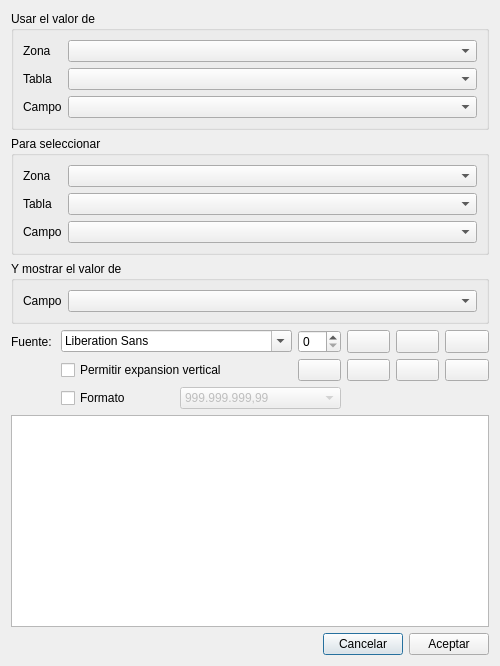
<?xml version="1.0" encoding="UTF-8"?>
<ui version="4.0">
 <class>editRelationalField</class>
 <widget class="QDialog" name="editRelationalField">
  <property name="geometry">
   <rect>
    <x>0</x>
    <y>0</y>
    <width>500</width>
    <height>666</height>
   </rect>
  </property>
  <property name="windowTitle">
   <string>Dialog</string>
  </property>
  <layout class="QGridLayout" name="gridLayout_4">
   <item row="5" column="2" colspan="2">
    <widget class="QComboBox" name="comobFormato">
     <property name="enabled">
      <bool>false</bool>
     </property>
     <item>
      <property name="text">
       <string>999.999.999,99</string>
      </property>
     </item>
     <item>
      <property name="text">
       <string>999,999,999.99</string>
      </property>
     </item>
     <item>
      <property name="text">
       <string>999999999,99</string>
      </property>
     </item>
     <item>
      <property name="text">
       <string>999999999.99</string>
      </property>
     </item>
     <item>
      <property name="text">
       <string>999.999.999,999</string>
      </property>
     </item>
     <item>
      <property name="text">
       <string>999.999.999,9999</string>
      </property>
     </item>
    </widget>
   </item>
   <item row="4" column="4">
    <widget class="QPushButton" name="btnLeft">
     <property name="maximumSize">
      <size>
       <width>43</width>
       <height>24</height>
      </size>
     </property>
     <property name="text">
      <string/>
     </property>
     <property name="icon">
      <iconset resource="resource.qrc">
       <normaloff>:/icons/text_align_left.png</normaloff>:/icons/text_align_left.png</iconset>
     </property>
     <property name="autoDefault">
      <bool>false</bool>
     </property>
    </widget>
   </item>
   <item row="4" column="3">
    <widget class="QPushButton" name="btnColor">
     <property name="maximumSize">
      <size>
       <width>43</width>
       <height>24</height>
      </size>
     </property>
     <property name="text">
      <string/>
     </property>
     <property name="icon">
      <iconset resource="resource.qrc">
       <normaloff>:/icons/font.png</normaloff>:/icons/font.png</iconset>
     </property>
     <property name="autoDefault">
      <bool>false</bool>
     </property>
    </widget>
   </item>
   <item row="2" column="0" colspan="7">
    <widget class="QGroupBox" name="groupBox_3">
     <property name="title">
      <string>Y mostrar el valor de</string>
     </property>
     <layout class="QGridLayout" name="gridLayout_3">
      <item row="0" column="0">
       <widget class="QLabel" name="label_8">
        <property name="sizePolicy">
         <sizepolicy hsizetype="Maximum" vsizetype="Preferred">
          <horstretch>0</horstretch>
          <verstretch>0</verstretch>
         </sizepolicy>
        </property>
        <property name="text">
         <string>Campo</string>
        </property>
       </widget>
      </item>
      <item row="0" column="1">
       <widget class="QComboBox" name="comboCampo_3"/>
      </item>
     </layout>
    </widget>
   </item>
   <item row="0" column="0" colspan="7">
    <widget class="QGroupBox" name="groupBox">
     <property name="title">
      <string>Usar el valor de</string>
     </property>
     <layout class="QGridLayout" name="gridLayout">
      <item row="0" column="0">
       <widget class="QLabel" name="label">
        <property name="sizePolicy">
         <sizepolicy hsizetype="Maximum" vsizetype="Preferred">
          <horstretch>0</horstretch>
          <verstretch>0</verstretch>
         </sizepolicy>
        </property>
        <property name="text">
         <string>Zona</string>
        </property>
       </widget>
      </item>
      <item row="0" column="1">
       <widget class="QComboBox" name="comboZona"/>
      </item>
      <item row="1" column="0">
       <widget class="QLabel" name="label_2">
        <property name="sizePolicy">
         <sizepolicy hsizetype="Maximum" vsizetype="Preferred">
          <horstretch>0</horstretch>
          <verstretch>0</verstretch>
         </sizepolicy>
        </property>
        <property name="text">
         <string>Tabla</string>
        </property>
       </widget>
      </item>
      <item row="1" column="1">
       <widget class="QComboBox" name="comboTabla"/>
      </item>
      <item row="2" column="0">
       <widget class="QLabel" name="label_3">
        <property name="sizePolicy">
         <sizepolicy hsizetype="Maximum" vsizetype="Preferred">
          <horstretch>0</horstretch>
          <verstretch>0</verstretch>
         </sizepolicy>
        </property>
        <property name="text">
         <string>Campo</string>
        </property>
       </widget>
      </item>
      <item row="2" column="1">
       <widget class="QComboBox" name="comboCampo"/>
      </item>
     </layout>
    </widget>
   </item>
   <item row="3" column="4">
    <widget class="QPushButton" name="btnBold">
     <property name="maximumSize">
      <size>
       <width>43</width>
       <height>24</height>
      </size>
     </property>
     <property name="text">
      <string/>
     </property>
     <property name="icon">
      <iconset resource="resource.qrc">
       <normaloff>:/icons/text_bold.png</normaloff>:/icons/text_bold.png</iconset>
     </property>
     <property name="checkable">
      <bool>true</bool>
     </property>
     <property name="autoDefault">
      <bool>false</bool>
     </property>
    </widget>
   </item>
   <item row="4" column="5">
    <widget class="QPushButton" name="btnCenter">
     <property name="maximumSize">
      <size>
       <width>43</width>
       <height>24</height>
      </size>
     </property>
     <property name="text">
      <string/>
     </property>
     <property name="icon">
      <iconset resource="resource.qrc">
       <normaloff>:/icons/text_align_center.png</normaloff>:/icons/text_align_center.png</iconset>
     </property>
     <property name="autoDefault">
      <bool>false</bool>
     </property>
    </widget>
   </item>
   <item row="4" column="1" colspan="2">
    <widget class="QCheckBox" name="checkBox">
     <property name="text">
      <string>Permitir expansion vertical</string>
     </property>
    </widget>
   </item>
   <item row="4" column="6">
    <widget class="QPushButton" name="btnRigth">
     <property name="maximumSize">
      <size>
       <width>44</width>
       <height>24</height>
      </size>
     </property>
     <property name="text">
      <string/>
     </property>
     <property name="icon">
      <iconset resource="resource.qrc">
       <normaloff>:/icons/text_align_right.png</normaloff>:/icons/text_align_right.png</iconset>
     </property>
     <property name="autoDefault">
      <bool>false</bool>
     </property>
     <property name="flat">
      <bool>false</bool>
     </property>
    </widget>
   </item>
   <item row="5" column="1">
    <widget class="QCheckBox" name="checkBox_2">
     <property name="text">
      <string>Formato</string>
     </property>
    </widget>
   </item>
   <item row="3" column="6">
    <widget class="QPushButton" name="btnUnder">
     <property name="maximumSize">
      <size>
       <width>44</width>
       <height>24</height>
      </size>
     </property>
     <property name="text">
      <string/>
     </property>
     <property name="icon">
      <iconset resource="resource.qrc">
       <normaloff>:/icons/text_underline.png</normaloff>:/icons/text_underline.png</iconset>
     </property>
     <property name="checkable">
      <bool>true</bool>
     </property>
     <property name="autoDefault">
      <bool>false</bool>
     </property>
    </widget>
   </item>
   <item row="3" column="3">
    <widget class="QSpinBox" name="sizeSpin"/>
   </item>
   <item row="3" column="5">
    <widget class="QPushButton" name="btnItalic">
     <property name="maximumSize">
      <size>
       <width>43</width>
       <height>24</height>
      </size>
     </property>
     <property name="text">
      <string/>
     </property>
     <property name="icon">
      <iconset resource="resource.qrc">
       <normaloff>:/icons/text_italic.png</normaloff>:/icons/text_italic.png</iconset>
     </property>
     <property name="checkable">
      <bool>true</bool>
     </property>
     <property name="autoDefault">
      <bool>false</bool>
     </property>
    </widget>
   </item>
   <item row="1" column="0" colspan="7">
    <widget class="QGroupBox" name="groupBox_2">
     <property name="title">
      <string>Para seleccionar</string>
     </property>
     <layout class="QGridLayout" name="gridLayout_2">
      <item row="0" column="0">
       <widget class="QLabel" name="label_7">
        <property name="sizePolicy">
         <sizepolicy hsizetype="Maximum" vsizetype="Preferred">
          <horstretch>0</horstretch>
          <verstretch>0</verstretch>
         </sizepolicy>
        </property>
        <property name="text">
         <string>Zona</string>
        </property>
       </widget>
      </item>
      <item row="0" column="1">
       <widget class="QComboBox" name="comboZona_2"/>
      </item>
      <item row="1" column="0">
       <widget class="QLabel" name="label_5">
        <property name="sizePolicy">
         <sizepolicy hsizetype="Maximum" vsizetype="Preferred">
          <horstretch>0</horstretch>
          <verstretch>0</verstretch>
         </sizepolicy>
        </property>
        <property name="text">
         <string>Tabla</string>
        </property>
       </widget>
      </item>
      <item row="1" column="1">
       <widget class="QComboBox" name="comboTabla_2"/>
      </item>
      <item row="2" column="0">
       <widget class="QLabel" name="label_6">
        <property name="sizePolicy">
         <sizepolicy hsizetype="Maximum" vsizetype="Preferred">
          <horstretch>0</horstretch>
          <verstretch>0</verstretch>
         </sizepolicy>
        </property>
        <property name="text">
         <string>Campo</string>
        </property>
       </widget>
      </item>
      <item row="2" column="1">
       <widget class="QComboBox" name="comboCampo_2"/>
      </item>
     </layout>
    </widget>
   </item>
   <item row="3" column="0">
    <widget class="QLabel" name="label_4">
     <property name="text">
      <string>Fuente:</string>
     </property>
    </widget>
   </item>
   <item row="3" column="1" colspan="2">
    <widget class="QFontComboBox" name="fontComboBox"/>
   </item>
   <item row="8" column="0" colspan="7">
    <widget class="QGraphicsView" name="graphicsView"/>
   </item>
   <item row="9" column="0" colspan="7">
    <layout class="QHBoxLayout" name="horizontalLayout">
     <item>
      <spacer name="horizontalSpacer">
       <property name="orientation">
        <enum>Qt::Horizontal</enum>
       </property>
       <property name="sizeHint" stdset="0">
        <size>
         <width>40</width>
         <height>20</height>
        </size>
       </property>
      </spacer>
     </item>
     <item>
      <widget class="QPushButton" name="btnCancel">
       <property name="text">
        <string>Cancelar</string>
       </property>
      </widget>
     </item>
     <item>
      <widget class="QPushButton" name="btnAceptar">
       <property name="text">
        <string>Aceptar</string>
       </property>
      </widget>
     </item>
    </layout>
   </item>
  </layout>
 </widget>
 <resources>
  <include location="resource.qrc"/>
 </resources>
 <connections/>
</ui>
